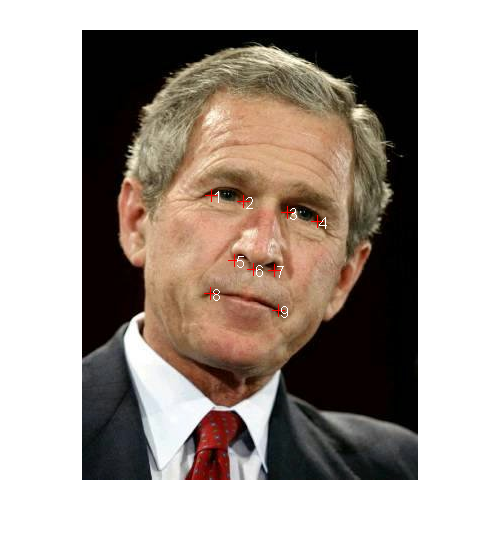
%> input picture points.png, 500 x 536 px
$ octave --eval "result = ExtractFeatures(imread('../points.png'));"   (GNU Octave 9; MATLAB toolbox functions it lacks are replaced by stand-ins)
%> lines starting %> are read from the running program, lines starting %| are printed output that depends on the picture
function feat = ExtractFeatures(im)
rects{1} = [25, 20, 120, 170]; sizes{1} = [80, 64]; % faces: 8*6
rects{2} = [28, 143, 114, 44]; sizes{2} = [32, 64]; % mouth: 2*6
rects{3} = [28, 60, 44, 45]; sizes{3} = [48, 64]; %left eye: 4*6
rects{4} = [98, 60, 44, 45]; sizes{4} = [48, 64]; %right eye: 4*6
rects{5} = [50, 45, 75, 30]; sizes{5} = [32, 64]; % wrinkle: 2*6
nParts = numel(rects);
hogs = cell(nParts, 1);
% disp = im;

for n = 1 : nParts
    rect = rects{n};
    rect(3:4) = rect(3:4)-1;
    patch = imcrop(im, rect);
    patch = imresize(patch, sizes{n});
    hog = single(features31(im2double(patch), 8));
    hogs{n} = hog(:);
end
%> this loop made 1 pass
%> pass 1, in ExtractFeatures, `patch = imcrop(im, rect);`:
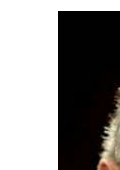
%> patch: size 170x120x3 uint8; mean R, G, B 141.5, 139.6, 138.1
%> pass 1, in ExtractFeatures, `patch = imresize(patch, sizes{n});`:
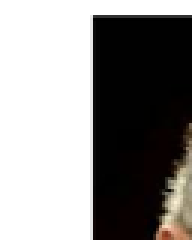
%> patch: size 80x64x3 uint8 (shown 3 times larger); mean R, G, B 141.5, 139.5, 138
% figure(1), imshow(disp);
feat = cat(1, hogs{:});
end
%> (the run ends here)
